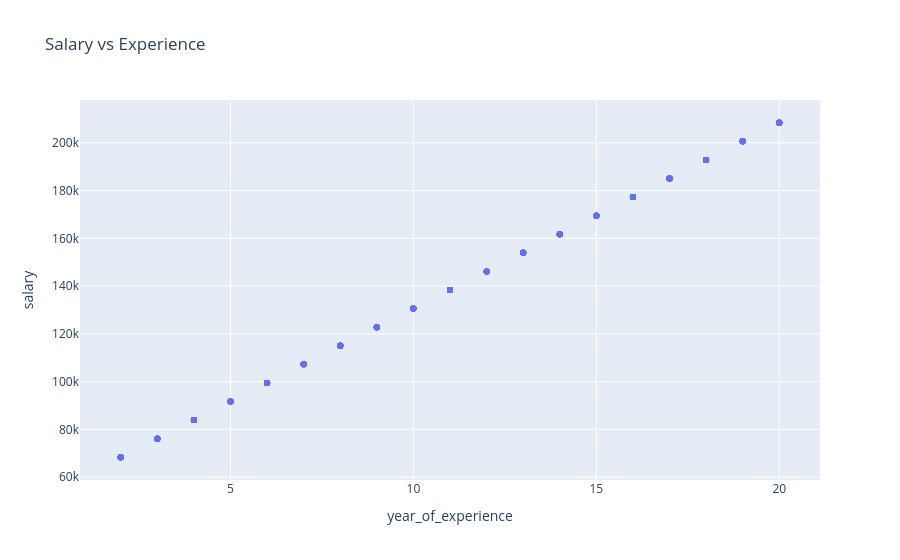

Notebook source saved alongside this figure:
### Code cell
fig = px.scatter(
    df,
    x='year_of_experience',
    y='salary',
    title='Salary vs Experience'
)

### Figure 1 — Plotly figure (JSON) as saved in the notebook; plotly's stock layout.template omitted (floating-point values rounded to 4 significant figures; data arrays with more than 128 entries replaced by an {"elided": "..."} marker saying what was removed)
{"data": [{"hovertemplate": "year_of_experience=%{x}<br>salary=%{y}<extra></extra>", "legendgroup": "", "marker": {"color": "#636efa", "symbol": "circle"}, "mode": "markers", "name": "", "orientation": "v", "showlegend": false, "type": "scatter", "x": {"elided": "500 int values"}, "xaxis": "x", "y": {"elided": "500 float values"}, "yaxis": "y"}], "layout": {"legend": {"tracegroupgap": 0}, "title": {"text": "Salary vs Experience"}, "xaxis": {"anchor": "y", "domain": [0, 1], "title": {"text": "year_of_experience"}}, "yaxis": {"anchor": "x", "domain": [0, 1], "title": {"text": "salary"}}}}
